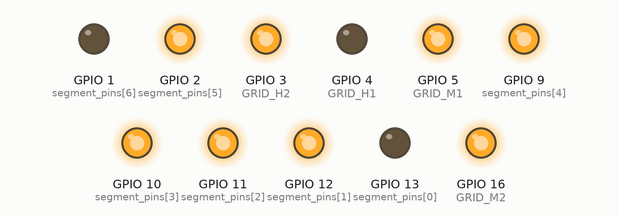
Recording of a program running on a simulated ESP8266 (NodeMCU). Parts: output pins drawn as LEDs (lit = HIGH).

Above: at 0.2 s.
At 1.7 s:
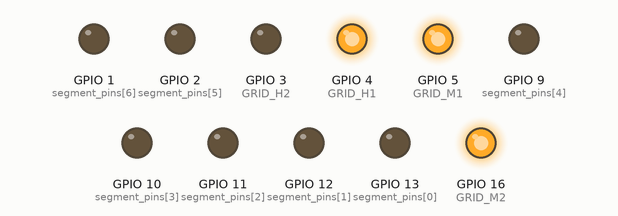
At 2.5 s:
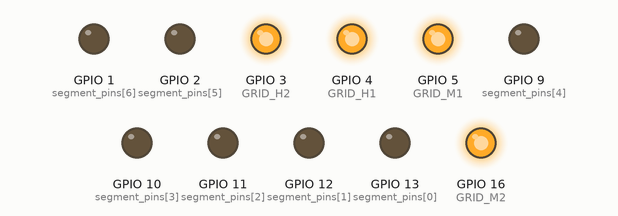
At 4.0 s:
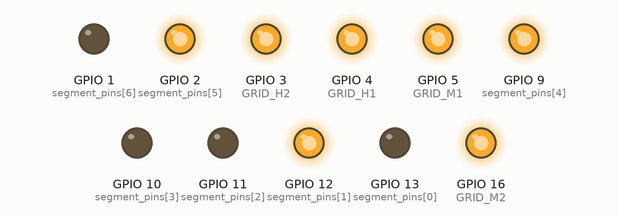
At 5.5 s:
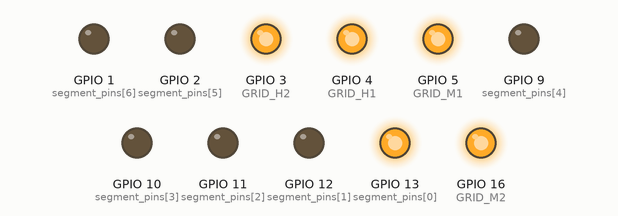
At 7.0 s:
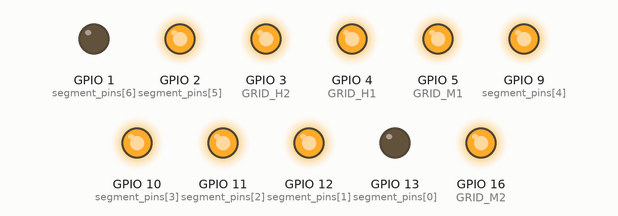
Timing chart, 0 to 7.8 s (numbered marks = the images above):
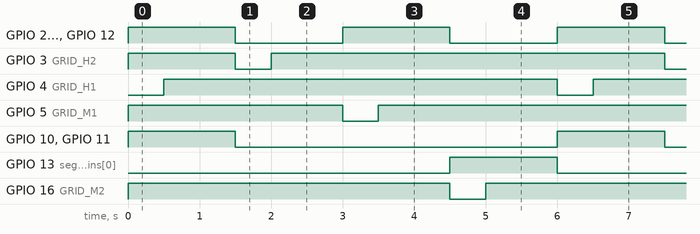

Measured:
- by itself, GPIO 2 (segment_pins[5]), GPIO 9 (segment_pins[4]), GPIO 12 (segment_pins[1]): alternates HIGH for 1.5 s and LOW for 1.5 s
- by itself, GPIO 3 (GRID_H2), GPIO 4 (GRID_H1), GPIO 5 (GRID_M1), GPIO 16 (GRID_M2): alternates HIGH for 5.5 s and LOW for 0.50 s
- by itself, GPIO 10 (segment_pins[3]), GPIO 11 (segment_pins[2]), GPIO 13 (segment_pins[0]): alternates HIGH for 1.5 s and LOW for 4.5 s

The program:

main.cpp
```cpp
#include <Arduino.h>

#define GRID_H1 4  // D13
#define GRID_H2 3  // D12
#define GRID_M1 5  // D14
#define GRID_M2 16 // D27

const uint8_t segment_pins[7] = {13, 12, 11, 10, 9, 2, 1};
//                               D23, D22, D21, D19, D18, D5, D4
// VFD pins: 13 is pin 1, 12 -- 2, 11 -- 3, 10 -- 4, 9 -- 5, 2 -- 6, 1 -- 10

int thetime[4] = {1, 8, 4, 6};

// idk where to put it
// can i use uint8_t??
const uint8_t numbers[10][7] = {
    {LOW, LOW, HIGH, LOW, LOW, LOW, LOW},
    {LOW, HIGH, HIGH, HIGH, HIGH, HIGH, LOW},
    {LOW, LOW, LOW, HIGH, LOW, LOW, HIGH},
    {LOW, LOW, LOW, HIGH, HIGH, LOW, LOW},
    {LOW, HIGH, LOW, LOW, HIGH, HIGH, LOW},
    {HIGH, LOW, LOW, LOW, HIGH, LOW, LOW},
    {HIGH, LOW, LOW, LOW, LOW, LOW, LOW},
    {LOW, LOW, HIGH, HIGH, HIGH, HIGH, LOW},
    {LOW, LOW, LOW, LOW, LOW, LOW, LOW},
    {LOW, LOW, LOW, LOW, HIGH, LOW, LOW}};

// can i even do this and what type of variable should it be?
uint8_t grids[4] = {GRID_H1, GRID_H2, GRID_M1, GRID_M2};

void setup()
{
  pinMode(LED_BUILTIN, OUTPUT);
  pinMode(GRID_H1, OUTPUT);
  pinMode(GRID_H2, OUTPUT);
  pinMode(GRID_M1, OUTPUT);
  pinMode(GRID_M2, OUTPUT);

  for (size_t i = 0; i < 7; ++i) // why size_t?
  {
    pinMode(segment_pins[i], OUTPUT);
    digitalWrite(segment_pins[i], LOW);
  }

  digitalWrite(GRID_H1, HIGH);
  digitalWrite(GRID_H2, HIGH);
  digitalWrite(GRID_M1, HIGH);
  digitalWrite(GRID_M2, HIGH);
}

void loop()
{
  // thetime = {1, 8, 0, 6}; //can we actually know time without the clock chip?
  for (int grid_idx = 0; grid_idx < 4; ++grid_idx)
  {
    digitalWrite(grids[grid_idx], LOW);
    for (int j = 0; j < 7; ++j)
    {
      digitalWrite(segment_pins[j], numbers[thetime[grid_idx]][j]);
    }
    delay(500);
    digitalWrite(grids[grid_idx], HIGH);
    delay(1000); // should this be here?
  }
}
```

blink.cpp
```cpp
// #include <Arduino.h>

// const int pins[] = {2, 4, 5, 12, 13, 14, 15, 16, 17, 18, 19, 21, 22, 23, 25, 26, 27, 32, 33};
// const int numPins = sizeof(pins) / sizeof(pins[0]);

// void setup()
// {
//   Serial.begin(115200);
//   Serial.setTimeout(10000);

//   for (int i = 0; i < numPins; ++i)
//   {
//     pinMode(pins[i], OUTPUT);
//   }
//   pinMode(LED_BUILTIN, OUTPUT);

//   delay(1000);
// }

// void loop()
// {
//   Serial.print("0 - ");
//   Serial.print(numPins);
//   Serial.print(" ?> ");
//   Serial.flush();
//   while (Serial.available() == 0)
//   {
//   }
//   String input = Serial.readStringUntil('\n');
//   input.trim();

//   if (input == "?") {
//     for (int i = 0; i < numPins; ++i) {
//       Serial.println(i);
//       digitalWrite(pins[i], HIGH);
//       digitalWrite(LED_BUILTIN, HIGH);
//       delay(1000);
//       digitalWrite(pins[i], LOW);
//       digitalWrite(LED_BUILTIN, LOW);
//     }
//     return;
//   }

//   int pin = atoi(input.c_str());
//   Serial.print("\nYou entered: ");
//   Serial.println(pin);

//   digitalWrite(pins[pin], HIGH);
//   digitalWrite(LED_BUILTIN, HIGH);
//   delay(1000);
//   digitalWrite(pins[pin], LOW);
//   digitalWrite(LED_BUILTIN, LOW);
// }
```

main3.cpp
```cpp
// #include <Arduino.h>

// #define GRID_A 13
// #define GRID_B 15

// const uint8_t segment_pins[7] = {16, 5, 4, 0, 2, 14, 12};

// void setup()
// {
//   pinMode(LED_BUILTIN, OUTPUT);
//   pinMode(GRID_A, OUTPUT);
//   pinMode(GRID_B, OUTPUT);

//   for (size_t i = 0; i < 7; ++i)
//   {
//     pinMode(segment_pins[i], OUTPUT);
//     digitalWrite(segment_pins[i], LOW);
//   }

//   digitalWrite(GRID_A, HIGH);
//   digitalWrite(GRID_B, HIGH);

//   Serial.begin(9600);
//   Serial.println("Hello world!");
// }

// int lol = 0;
// int cnt = 0;
// int builtin_led_state = 0;

// void loop()
// {
//   delay(10);
//   digitalWrite(GRID_A, HIGH);
//   digitalWrite(GRID_B, LOW);

//   delay(10);
//   digitalWrite(GRID_A, LOW);
//   digitalWrite(GRID_B, HIGH);

//   if (++cnt > 100)
//   {
//     Serial.print("Iteration! ");
//     cnt = 0;

//     Serial.println(lol);

//     for (int i = 0; i < lol; ++i)
//       digitalWrite(segment_pins[i], LOW);

//     digitalWrite(segment_pins[lol], HIGH);

//     for (int i = lol + 1; i < 7; ++i)
//       digitalWrite(segment_pins[i], LOW);

//     lol = (lol + 1) % 7;
//   }
// }
```
